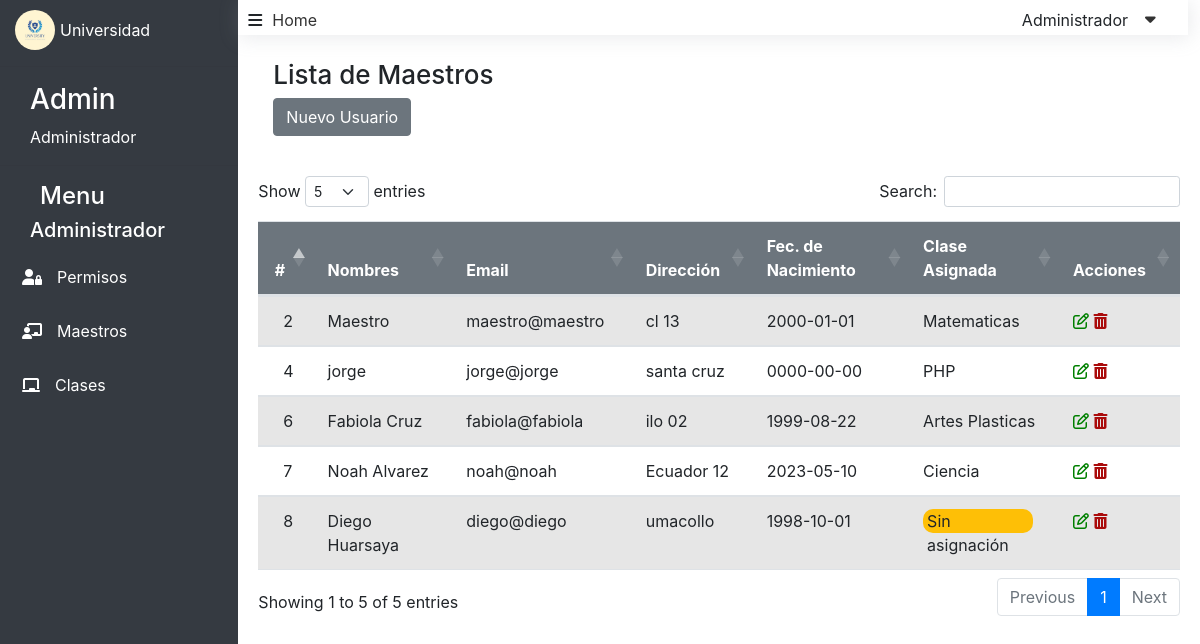
/index.php?controller=MaestroController&action=index (signed in), run on the app's committed database.
### tables this page shows
CREATE TABLE `usuarios` (
  `id` int(11) NOT NULL,
  `nombre` varchar(80) NOT NULL,
  `apellido` varchar(80) NOT NULL,
  `email` varchar(80) NOT NULL,
  `password` varchar(150) NOT NULL,
  `direccion` varchar(150) NOT NULL,
  `nacimiento` date NOT NULL,
  `rol_id` int(11) NOT NULL,
  `materia_id` int(11) DEFAULT NULL,
  `status` tinyint(4) NOT NULL DEFAULT 1
);

CREATE TABLE `materias` (
  `id` int(11) NOT NULL,
  `materia` varchar(50) NOT NULL
);

### Controllers/MaestroController.php (called while the page is built, shortened)
<?php
class MaestroController
{
    public function index()
    {
        $clientes = new Maestro;
        $data = $clientes->all();
        require_once $_SERVER['DOCUMENT_ROOT'] . '/Views/tablaMaestros.php';
    }
}

### Models/Database.php (called while the page is built, shortened)
<?php
class Database
{
    private $conn;
    public function __construct()
    {
        $this->hostname = HOST_NAME;
        $this->username = USER_NAME;
        $this->password = PASSWORD;
        $this->dbname = DB_NAME;
        $this->conn = new \PDO("mysql:host=$this->hostname;dbname=$this->dbname", $this->username, $this->password);
    }
    function getConn()
    {
        return $this->conn;
    }
}

### Models/Maestro.php (called while the page is built, shortened)
<?php
class Maestro
{
    private $conexion;
    public function __construct()
    {
        $database = new Database;
        $this->conexion = $database->getConn();
    }
    public function all()
    {
        $query = "SELECT usuarios.id, usuarios.nombre, usuarios.apellido, usuarios.email, usuarios.direccion, usuarios.nacimiento, materias.materia FROM usuarios LEFT JOIN materias ON materias.id = usuarios.materia_id WHERE usuarios.rol_id = 2";
        try {
            $stm = $this->conexion->prepare($query);
            $stm->execute();
            $rs = $stm->fetchAll(\PDO::FETCH_ASSOC);
            return $rs;
        } catch (\PDOException $e) {
            echo $e->getMessage();
        }
    }
}

### Views/tablaMaestros.php (the view, shortened to what this page needs)
<!DOCTYPE html>
<html lang="en">
<head>
    <link rel="stylesheet" href="https://cdn.jsdelivr.net/npm/bootstrap@5.2.2/dist/css/bootstrap.min.css">
    <link rel="stylesheet" href="https://cdn.datatables.net/1.12.1/css/dataTables.bootstrap5.min.css">
</head>
<body>
    <div class="container my-4">
        <div class="row">
            <div class="col-12">
                <h2 class="titulo">Lista de Maestros</h2>
            </div>
        </div>
        <div class="row mb-3">
            <div class="col-12">
                <button type="button" class="btn btn-secondary" data-bs-toggle="modal" data-bs-target="#exampleModal">
                    Nuevo Usuario
                </button>
            </div>
        </div>
    </div>
    <div class="row">
        <div class="col-12">
            <table id="datatable_users" class="table table-striped">
                <thead class="bg-secondary text-white">
                    <tr>
                        <th style="width: 40px;" class="text-center">#</th>
                        <th style="width: 180px;">Nombres</th>
                        <th style="width: 170px;">Email</th>
                        <th>Dirección</th>
                        <th style="width: 180px;">Fec. de Nacimiento</th>
                        <th style="width: 150px;">Clase Asignada</th>
                        <th style="width: 50px;">Acciones</th>
                    </tr>
                </thead>
                <tbody>
                    <?php foreach ($data as $usuario) : ?>
                        <tr>
                            <td style="padding-left: 25px;"><?= $usuario['id'] ?></td>
                            <td><?= $usuario['nombre'] . " " . $usuario['apellido']  ?></td>
                            <td><?= $usuario['email'] ?></td>
                            <td><?= $usuario['direccion'] ?></td>
                            <td ><?= $usuario['nacimiento'] ?></td>
                            <td><?php if (!isset($usuario['materia'])) : ?>
                                    <div class="kk">
                                        <p>Sin asignación</p>
                                    </div>
                                <?php else : ?>
                                    <?= $usuario['materia'] ?>
                                <?php endif ?>
                            </td>
                            <td >
                                <link href="https://stackpath.bootstrapcdn.com/bootstrap/4.5.2/css/bootstrap.min.css" rel="stylesheet">
                                <a href="#" data-toggle="modal" data-target="#actualizarUsuario<?=$usuario['id'] ?>" class="fa-regular fa-pen-to-square" style="color: green;"></a>
                                <a href="../index.php?controller=MaestroController&action=destroy&id=<?= $usuario['id'] ?>" class="fa-solid fa-trash-can " style="color: rgb(170, 11, 11);;"></a>
                            </td>
                        </tr>
                    <?php endforeach; ?>
                </tbody>
            </table>
        </div>
    </div>
</body>
</html>

### assets/styles/board.css (style rules this page uses)
body { margin: 0; font-family: Arial, sans-serif; display: flex; background-color: #F5F6FA; }
.titulo { font-size: 26px; }
.container { display: flex; flex-direction: column; margin: 20px; }

### Views/tablaMaestros.php (style rules this page uses)
.table { width: 90%; margin: 20px auto; padding: 0; }
body { background-color: #F5F6FA; }
.kk { display: flex; background-color: #FEBF06; width: 110px; height: 24px; padding-left: 4px; border-radius: 10px; }

### data on the page
usuarios: id "2", nombre "Maestro", email "maestro@maestro", direccion "cl 13", nacimiento "2000-01-01", materia.materia "Matematicas"
usuarios: id "4", nombre "jorge", email "jorge@jorge", direccion "santa cruz", nacimiento "0000-00-00", materia.materia "PHP"
usuarios: id "6", nombre "Fabiola", apellido "Cruz", email "fabiola@fabiola", direccion "ilo 02", nacimiento "1999-08-22", materia.materia "Artes Plasticas"
usuarios: id "7", nombre "Noah", apellido "Alvarez", email "noah@noah", direccion "Ecuador 12", nacimiento "2023-05-10", materia.materia "Ciencia"
usuarios: id "8", nombre "Diego", apellido "Huarsaya", email "diego@diego", direccion "umacollo", nacimiento "1998-10-01", shows "Sin asignación"

### other printed values
$titulo "Admin"
$user "Administrador"
$key "Permisos"
$key "Maestros"
$key "Clases"
